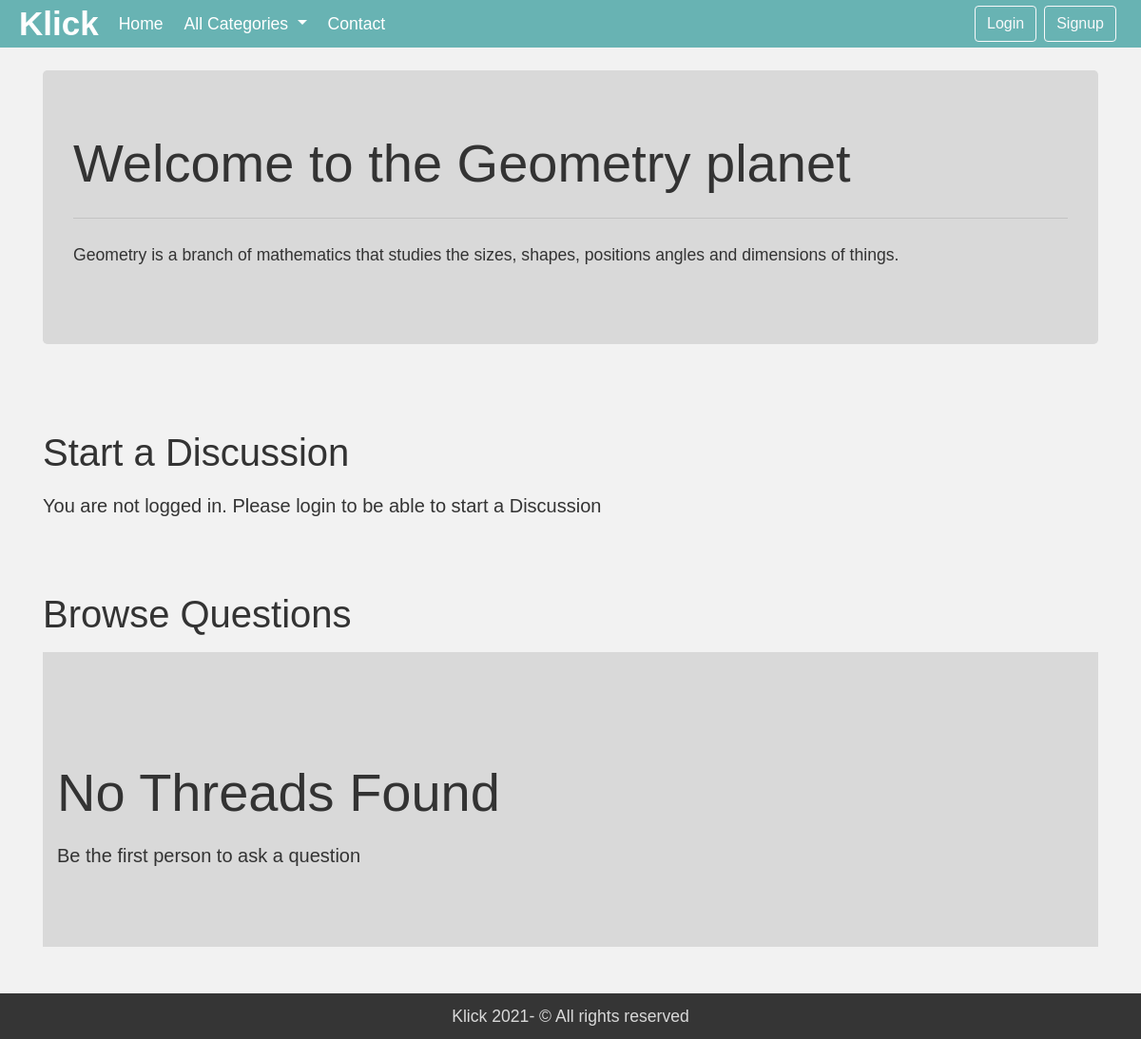
The app's page /threadlist.php?catid=2 with its own data.
### tables this page shows
CREATE TABLE `categories` (
  `category_id` int(11) NOT NULL,
  `category_name` varchar(255) DEFAULT NULL,
  `category_description` varchar(255) DEFAULT NULL,
  `created` datetime DEFAULT current_timestamp()
);

### threadlist.php (the view, shortened to what this page needs)
<!doctype html>
<html lang="en">
<head>
    <link rel="stylesheet" href="https://stackpath.bootstrapcdn.com/bootstrap/4.5.0/css/bootstrap.min.css"
>
    <link rel="stylesheet" href="style.css">
</head>
<body>
    <?php include 'header.php';?>
    <?php
    $id = $_GET['catid'];
    $sql = "SELECT * FROM `categories` WHERE category_id=$id";
    $result = mysqli_query($conn, $sql);
    while($row = mysqli_fetch_assoc($result)){
        $catname = $row['category_name'];
        $catdesc = $row['category_description'];
    }
    ?>
    <div class="container my-4">
        <div class="jumbotron">
            <h1 class="display-4">Welcome to the <?php echo $catname;?> planet</h1>
            <hr class="my-4">
            <p><?php echo $catdesc;?></p>
        </div>
    </div>
    <?php
    if(isset($_SESSION['loggedin']) && $_SESSION['loggedin']==true){
    echo '<div class="container">
            <h1 class="py-2">Start a Discussion</h1>
            <form action="'. $_SERVER["REQUEST_URI"] . '" method="post">
                <div class="form-group">
                    <label for="exampleInputEmail1">Problem Title</label>
                    <input type="text" class="form-control" id="title" name="title" aria-describedby="emailHelp">
                    <small id="emailHelp" class="form-text text-muted">Keep your title as short and crisp as
                        possible</small>
                </div>
                <input type="hidden" name="sno" value="'. $_SESSION["sno"]. '">
                <div class="form-group">
                    <label for="exampleFormControlTextarea1">Ellaborate Your Concern</label>
                    <textarea class="form-control" id="desc" name="desc" rows="3"></textarea>
                </div>
                <button type="submit" class="btn btn-info">Submit</button>
            </form>
        </div>';
    }
    else{
        echo '
        <div class="container">
        <h1 class="py-2">Start a Discussion</h1>
           <p class="lead">You are not logged in. Please login to be able to start a Discussion</p>
        </div>
        ';
    }
    ?>
    <div class="container mb-5" id="ques">
        <h1 class="py-2">Browse Questions</h1>
    <?php
    $noResult = true;
        if($noResult){
            echo '<div class="jumbotron jumbotron-fluid">
                    <div class="container">
                        <p class="display-4">No Threads Found</p>
                        <p class="lead"> Be the first person to ask a question</p>
                    </div>
                 </div> ';
        }
    ?>
    </div>
    <footer class="footer" style="background:#353535;	color:#d9d9d9;	text-align:center;"><p style="margin:0;	padding:10px"><a target="blank" href="#" style="color:#d9d9d9; ">Klick 2021<a>- © All rights reserved </p></footer>
</body>
</html>

### style.css (style rules this page uses)
* { box-sizing: border-box; margin: 0; padding: 0; }
body { font-family: 'Catamaran', sans-serif; line-height: 1.6; color: #333; background-color:#f2f2f2; font-size: 1.1rem; }
.container { padding-top:50px; }
.jumbotron { background-color: #d9d9d9; }

### threadlist.php (style rules this page uses)
#ques { min-height: 433px; }

### records on screen
categories: category_name "Geometry", category_description "Geometry is a branch of mathematics that studies the sizes, shapes, positions angles and dimensions of things."
